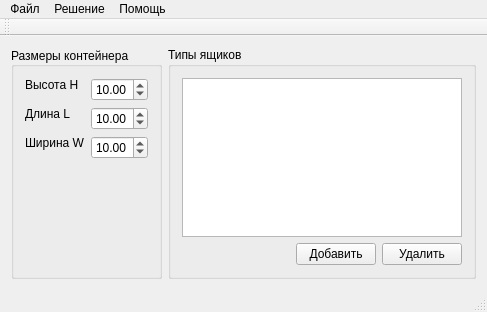
<?xml version="1.0" encoding="UTF-8"?>
<ui version="4.0">
 <class>Window</class>
 <widget class="QMainWindow" name="Window">
  <property name="geometry">
   <rect>
    <x>0</x>
    <y>0</y>
    <width>487</width>
    <height>312</height>
   </rect>
  </property>
  <property name="windowTitle">
   <string>Трёхмерная упаковка</string>
  </property>
  <widget class="QWidget" name="centralWidget">
   <layout class="QHBoxLayout" name="horizontalLayout_4">
    <item>
     <widget class="QGroupBox" name="groupBox">
      <property name="sizePolicy">
       <sizepolicy hsizetype="Preferred" vsizetype="Preferred">
        <horstretch>0</horstretch>
        <verstretch>0</verstretch>
       </sizepolicy>
      </property>
      <property name="title">
       <string>Размеры контейнера</string>
      </property>
      <property name="alignment">
       <set>Qt::AlignLeading|Qt::AlignLeft|Qt::AlignVCenter</set>
      </property>
      <property name="flat">
       <bool>false</bool>
      </property>
      <property name="checkable">
       <bool>false</bool>
      </property>
      <layout class="QFormLayout" name="formLayout">
       <item row="0" column="0">
        <widget class="QLabel" name="label_4">
         <property name="sizePolicy">
          <sizepolicy hsizetype="Preferred" vsizetype="Fixed">
           <horstretch>0</horstretch>
           <verstretch>0</verstretch>
          </sizepolicy>
         </property>
         <property name="text">
          <string>Высота H</string>
         </property>
        </widget>
       </item>
       <item row="0" column="1">
        <widget class="QDoubleSpinBox" name="heightSpinBox">
         <property name="sizePolicy">
          <sizepolicy hsizetype="Preferred" vsizetype="Fixed">
           <horstretch>0</horstretch>
           <verstretch>0</verstretch>
          </sizepolicy>
         </property>
         <property name="value">
          <double>10.000000000000000</double>
         </property>
        </widget>
       </item>
       <item row="1" column="0">
        <widget class="QLabel" name="label_3">
         <property name="sizePolicy">
          <sizepolicy hsizetype="Preferred" vsizetype="Fixed">
           <horstretch>0</horstretch>
           <verstretch>0</verstretch>
          </sizepolicy>
         </property>
         <property name="text">
          <string>Длина L</string>
         </property>
        </widget>
       </item>
       <item row="1" column="1">
        <widget class="QDoubleSpinBox" name="lengthSpinBox">
         <property name="sizePolicy">
          <sizepolicy hsizetype="Preferred" vsizetype="Fixed">
           <horstretch>0</horstretch>
           <verstretch>0</verstretch>
          </sizepolicy>
         </property>
         <property name="value">
          <double>10.000000000000000</double>
         </property>
        </widget>
       </item>
       <item row="2" column="0">
        <widget class="QLabel" name="label_2">
         <property name="sizePolicy">
          <sizepolicy hsizetype="Preferred" vsizetype="Fixed">
           <horstretch>0</horstretch>
           <verstretch>0</verstretch>
          </sizepolicy>
         </property>
         <property name="text">
          <string>Ширина W</string>
         </property>
        </widget>
       </item>
       <item row="2" column="1">
        <widget class="QDoubleSpinBox" name="widthSpinBox">
         <property name="sizePolicy">
          <sizepolicy hsizetype="Preferred" vsizetype="Fixed">
           <horstretch>0</horstretch>
           <verstretch>0</verstretch>
          </sizepolicy>
         </property>
         <property name="value">
          <double>10.000000000000000</double>
         </property>
        </widget>
       </item>
      </layout>
     </widget>
    </item>
    <item>
     <widget class="QGroupBox" name="groupBox_2">
      <property name="title">
       <string>Типы ящиков</string>
      </property>
      <layout class="QVBoxLayout" name="verticalLayout_3">
       <item>
        <widget class="QTableView" name="tableView">
         <property name="selectionMode">
          <enum>QAbstractItemView::ExtendedSelection</enum>
         </property>
         <property name="selectionBehavior">
          <enum>QAbstractItemView::SelectRows</enum>
         </property>
        </widget>
       </item>
       <item>
        <layout class="QHBoxLayout" name="horizontalLayout_5">
         <item>
          <spacer name="horizontalSpacer">
           <property name="orientation">
            <enum>Qt::Horizontal</enum>
           </property>
           <property name="sizeHint" stdset="0">
            <size>
             <width>40</width>
             <height>20</height>
            </size>
           </property>
          </spacer>
         </item>
         <item>
          <widget class="QPushButton" name="addBoxButton">
           <property name="text">
            <string>Добавить</string>
           </property>
          </widget>
         </item>
         <item>
          <widget class="QPushButton" name="removeBoxButton">
           <property name="text">
            <string>Удалить</string>
           </property>
          </widget>
         </item>
        </layout>
       </item>
      </layout>
     </widget>
    </item>
   </layout>
  </widget>
  <widget class="QMenuBar" name="menuBar">
   <property name="geometry">
    <rect>
     <x>0</x>
     <y>0</y>
     <width>487</width>
     <height>21</height>
    </rect>
   </property>
   <widget class="QMenu" name="fileMenu">
    <property name="title">
     <string>Файл</string>
    </property>
    <addaction name="openAction"/>
    <addaction name="saveAction"/>
   </widget>
   <widget class="QMenu" name="solutionMenu">
    <property name="title">
     <string>Решение</string>
    </property>
    <addaction name="greedy_action"/>
    <addaction name="genetic_action"/>
    <addaction name="test_render_action"/>
   </widget>
   <widget class="QMenu" name="helpMenu">
    <property name="title">
     <string>Помощь</string>
    </property>
    <addaction name="help_action"/>
   </widget>
   <addaction name="fileMenu"/>
   <addaction name="solutionMenu"/>
   <addaction name="helpMenu"/>
  </widget>
  <widget class="QToolBar" name="mainToolBar">
   <attribute name="toolBarArea">
    <enum>TopToolBarArea</enum>
   </attribute>
   <attribute name="toolBarBreak">
    <bool>false</bool>
   </attribute>
  </widget>
  <widget class="QStatusBar" name="statusBar"/>
  <action name="greedy_action">
   <property name="text">
    <string>Жадный алгоритм</string>
   </property>
  </action>
  <action name="genetic_action">
   <property name="text">
    <string>Генетический алгоритм</string>
   </property>
  </action>
  <action name="test_render_action">
   <property name="text">
    <string>Test box render</string>
   </property>
  </action>
  <action name="help_action">
   <property name="text">
    <string>Помощь</string>
   </property>
  </action>
  <action name="openAction">
   <property name="text">
    <string>Открыть</string>
   </property>
  </action>
  <action name="saveAction">
   <property name="text">
    <string>Сохранить</string>
   </property>
  </action>
 </widget>
 <layoutdefault spacing="6" margin="11"/>
 <resources/>
 <connections/>
</ui>
